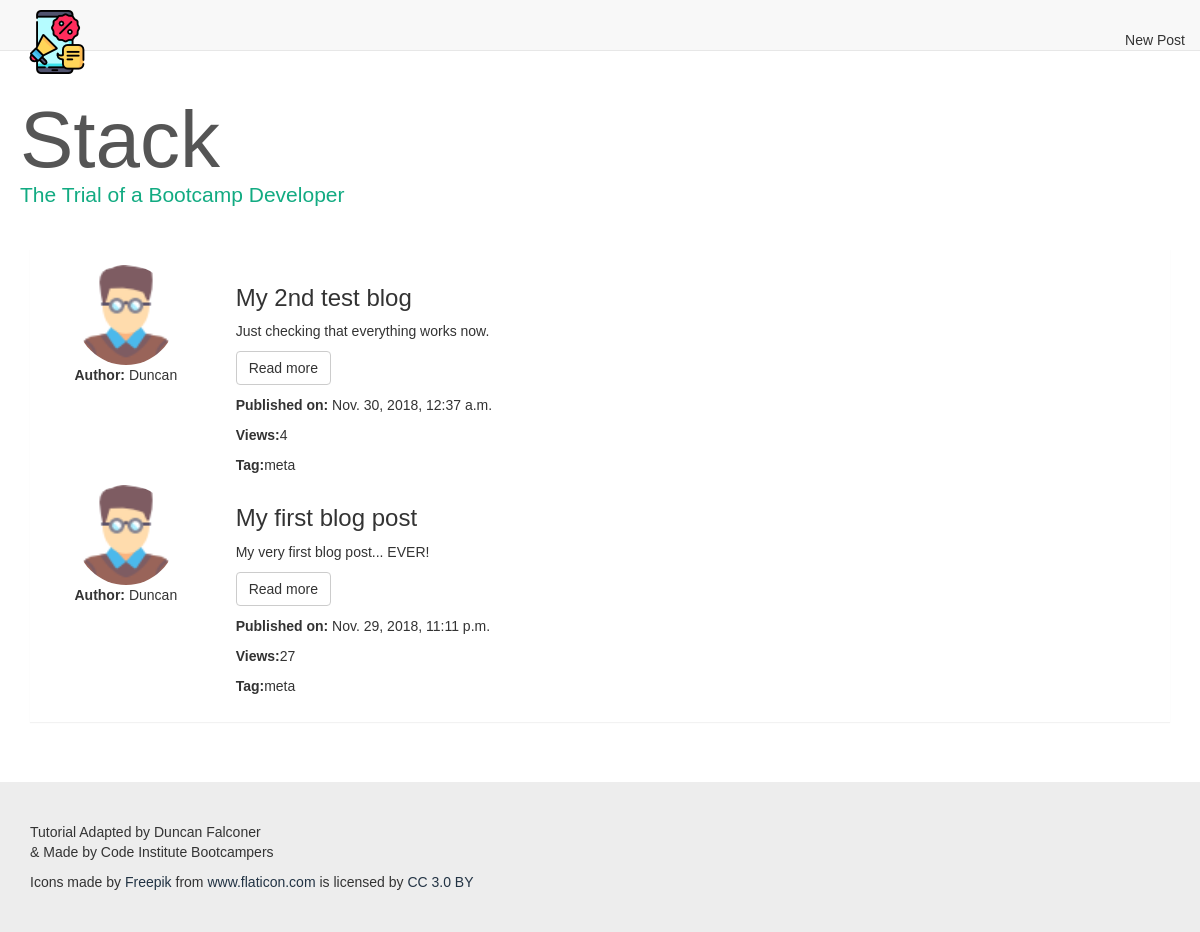
The app's page /posts/, older data.
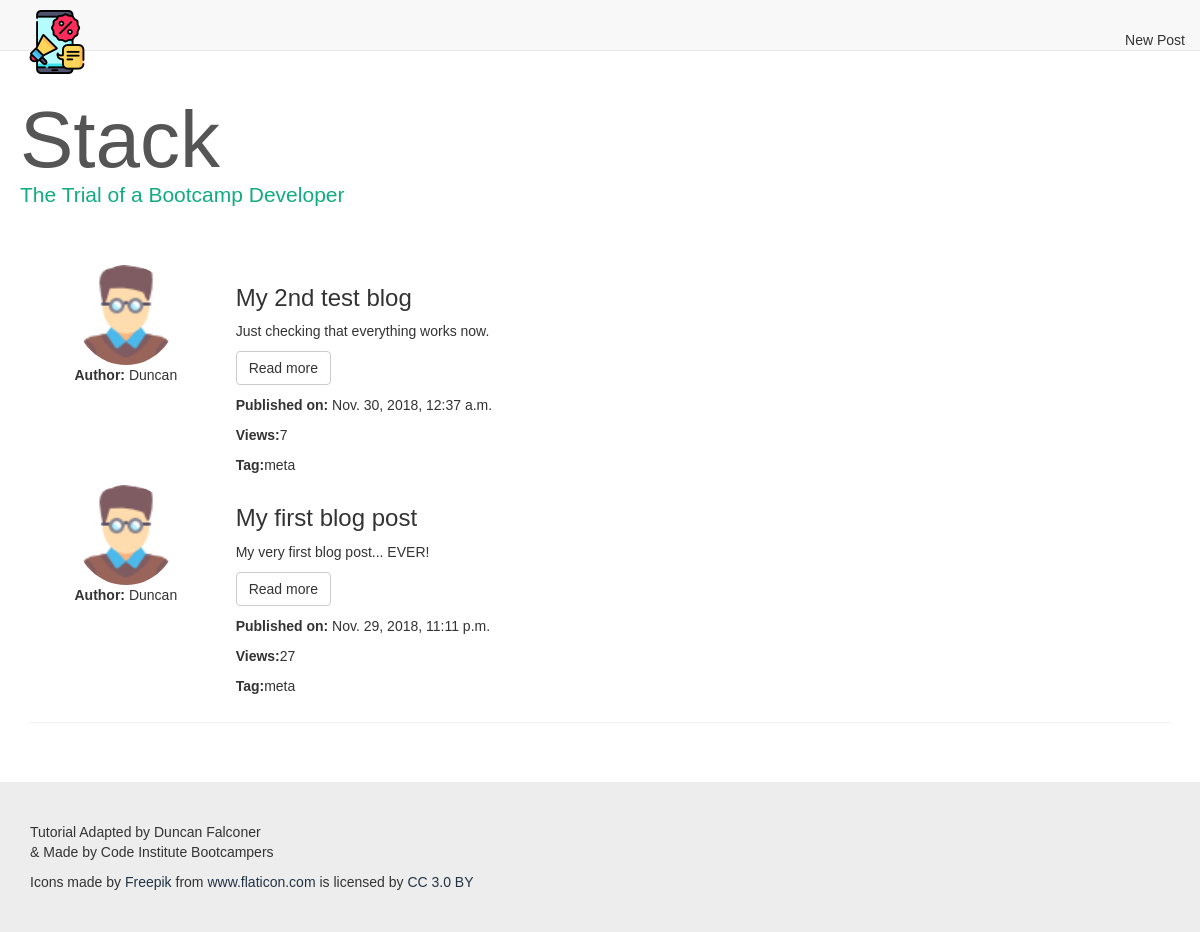
The same page, newer data.
### posts/models.py (models this page shows, shortened)
class Post(models.Model):
    title = models.CharField(max_length=200)
    content = models.TextField()
    created_date = models.DateTimeField(auto_now_add=True)
    published_date = models.DateTimeField(blank=True, null=True,
                                            default=timezone.now)
    views = models.IntegerField(default=0)
    tag = models.CharField(max_length=30, blank=True, null=True)
    image = models.ImageField(upload_to="img", blank=True, null=True)

### posts/views.py (the view)
def get_posts(request):
    posts = Post.objects.filter(published_date__lte=timezone.now()
                                ).order_by('-published_date')
    return render(request, "blogposts.html", {'posts': posts})

### posts/templates/blogposts.html (shortened to what this page needs)
{% extends "base.html" %}
{% block content %}
{% for post in posts %}
<div class="row">
    <div class="col-md-2 col-sm-3 text-center">
        <a href="#" class="story"><img src="/media/img/profile.png" class="img-circle" alt="Profile image"></a>
        <p><span class="boldtext">Author:</span> Duncan</p>
    </div>
    <div class="col-md-10 col-sm-9">
        <h3>{{ post.title }}</h3>
        <div class="row">
            <div class="col-xs-9">
                <p>{{ post.content|truncatewords:30}}</p>
                <p><a href="{% url 'post_detail' post.id %}" class="btn btn-default">Read more</a></p>
                <p><span class="boldtext">Published on:</span> {{ post.published_date }}</p>
                <p><span class="boldtext">Views:</span>{{ post.views }}</p>
                <p><span class="boldtext">Tag:</span>{{ post.tag }}</p>
            </div>
        </div>
    </div>
</div>
{% endfor %}
{% endblock content %}

Row changes from the older to the newer data that the page shows:
changed Post "My 2nd test blog": views "4" → "7"
